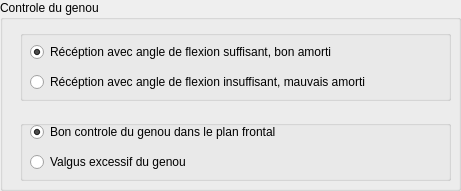
    <widget class="QGroupBox" name="groupBox_controleGenou_g">
     <property name="geometry">
      <rect>
       <x>40</x>
       <y>1320</y>
       <width>461</width>
       <height>191</height>
      </rect>
     </property>
     <property name="title">
      <string>Controle du genou  </string>
     </property>
     <property name="flat">
      <bool>false</bool>
     </property>
     <widget class="QGroupBox" name="groupBox_2">
      <property name="geometry">
       <rect>
        <x>20</x>
        <y>120</y>
        <width>431</width>
        <height>61</height>
       </rect>
      </property>
      <property name="title">
       <string/>
      </property>
      <property name="flat">
       <bool>false</bool>
      </property>
      <widget class="QRadioButton" name="radioButton_g_controleGenouValgus">
       <property name="geometry">
        <rect>
         <x>10</x>
         <y>30</y>
         <width>301</width>
         <height>24</height>
        </rect>
       </property>
       <property name="text">
        <string>Valgus excessif du genou</string>
       </property>
      </widget>
      <widget class="QRadioButton" name="radioButton_g_controleGenouFrontal">
       <property name="geometry">
        <rect>
         <x>10</x>
         <y>0</y>
         <width>321</width>
         <height>24</height>
        </rect>
       </property>
       <property name="text">
        <string>Bon controle du genou dans le plan frontal</string>
       </property>
       <property name="checked">
        <bool>true</bool>
       </property>
      </widget>
     </widget>
     <widget class="QGroupBox" name="groupBox">
      <property name="geometry">
       <rect>
        <x>20</x>
        <y>30</y>
        <width>431</width>
        <height>71</height>
       </rect>
      </property>
      <property name="title">
       <string/>
      </property>
      <property name="flat">
       <bool>false</bool>
      </property>
      <widget class="QRadioButton" name="radioButton_g_angleFlexionNOK">
       <property name="geometry">
        <rect>
         <x>10</x>
         <y>40</y>
         <width>431</width>
         <height>24</height>
        </rect>
       </property>
       <property name="text">
        <string>Récéption avec angle de flexion insuffisant, mauvais amorti</string>
       </property>
      </widget>
      <widget class="QRadioButton" name="radioButton_g_angleFlexionOK">
       <property name="geometry">
        <rect>
         <x>10</x>
         <y>10</y>
         <width>401</width>
         <height>24</height>
        </rect>
       </property>
       <property name="text">
        <string>Récéption avec angle de flexion suffisant, bon amorti</string>
       </property>
       <property name="checked">
        <bool>true</bool>
       </property>
      </widget>
     </widget>
    </widget>
